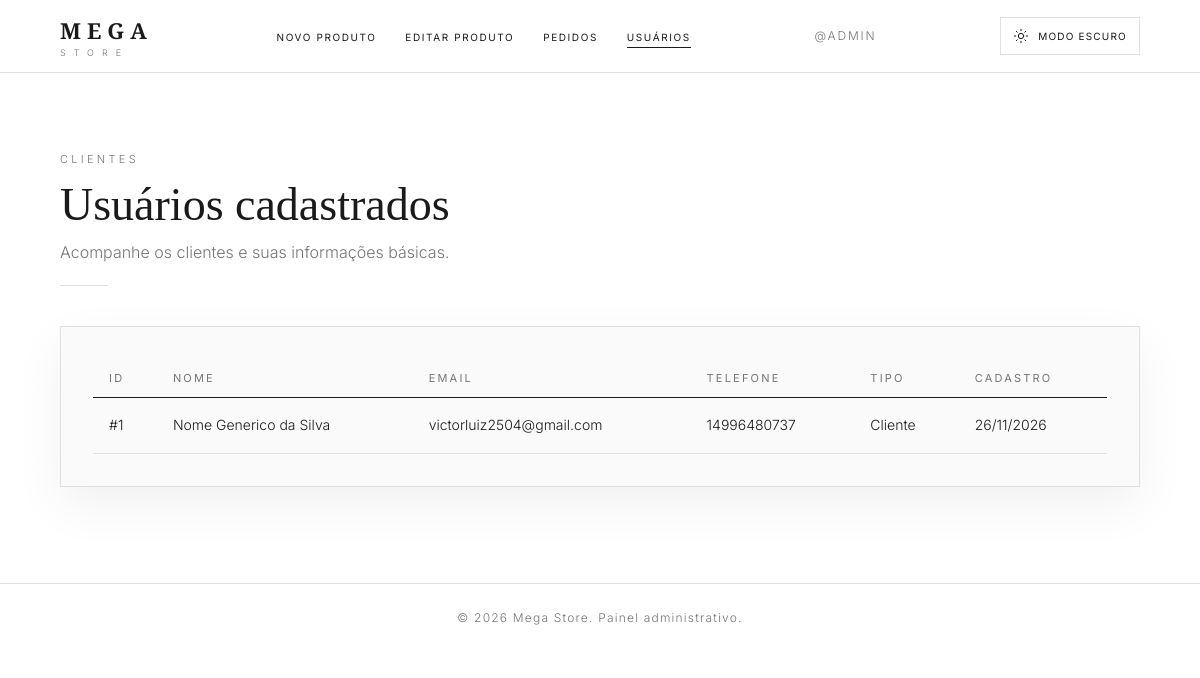
The app's page /admin/usuarios.php, older data.
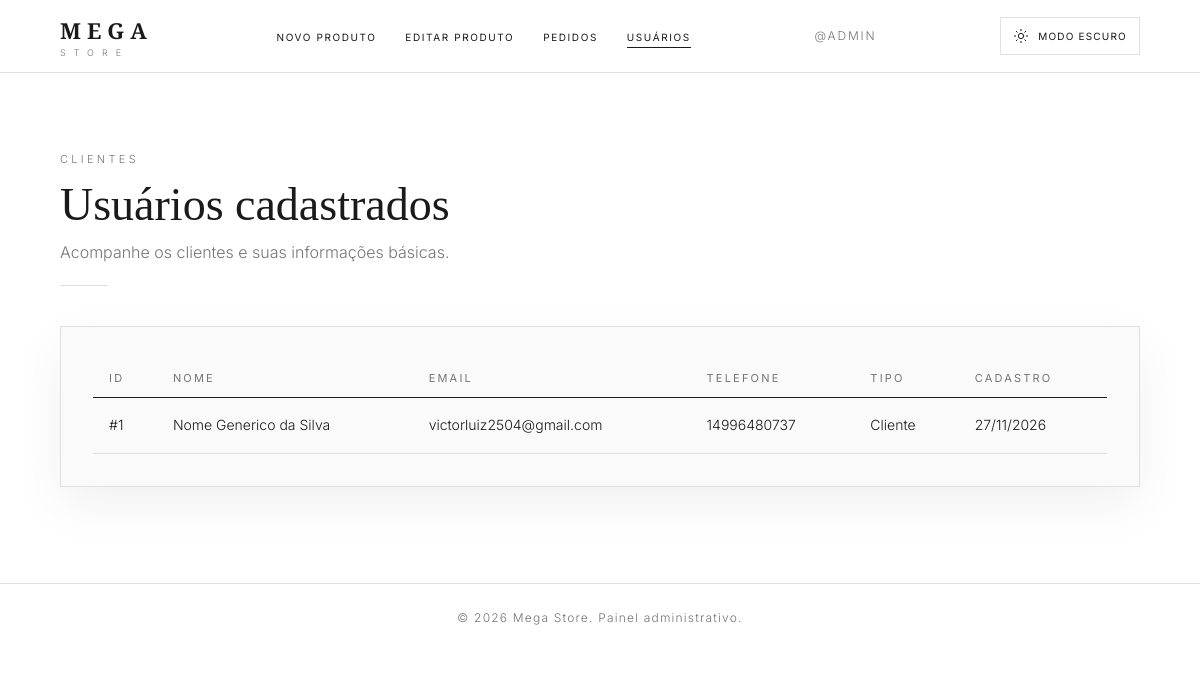
The same page, newer data.
### tables this page shows
CREATE TABLE `tb_usuario` (
  `id_usuario` int(11) NOT NULL,
  `nome_usuario` varchar(255) NOT NULL,
  `email` varchar(255) NOT NULL,
  `senha` varchar(255) NOT NULL,
  `cpf` varchar(14) DEFAULT NULL,
  `numero` varchar(11) DEFAULT NULL,
  `tipo` tinyint(1) NOT NULL,
  `data_cadastro` date NOT NULL,
  `modo_tela` tinyint(1) NOT NULL
);

### admin/usuarios.php (the view, shortened to what this page needs)
<?php
include "../geral/conexao.php";
$usuariosSql = mysqli_query($con, "SELECT id_usuario, nome_usuario, email, numero, tipo, data_cadastro FROM tb_usuario ORDER BY id_usuario DESC");
$usuarios = mysqli_fetch_all($usuariosSql, MYSQLI_ASSOC);
?>
<!DOCTYPE html>
<html lang="pt-BR">
<head>
    <link rel="stylesheet" href="admin.css">
</head>
<body>
    <header class="header">
        <div class="header__inner">
            <a href="../home/Tl_principal.html" class="logo"><b>MEGA</b><span>STORE</span></a>
            <ul class="nav">
                <li><a href="cadastro_produto.php">Novo Produto</a></li>
                <li><a href="editar_produto.php">Editar Produto</a></li>
                <li><a href="gerenciar_pedidos.php">Pedidos</a></li>
                <li><a href="usuarios.php" class="on">Usuários</a></li>
            </ul>
            <span class="user">@ADMIN</span>
            <button class="theme-toggle" type="button" data-theme-toggle aria-label="Ativar modo escuro" aria-pressed="false">
                <svg viewBox="0 0 24 24" aria-hidden="true"><circle cx="12" cy="12" r="4"></circle><path d="M12 2v2m0 16v2M4.93 4.93l1.42 1.42m11.3 11.3 1.42 1.42M2 12h2m16 0h2M4.93 19.07l1.42-1.42m11.3-11.3 1.42-1.42"></path></svg>
                <span data-theme-label>Modo escuro</span>
            </button>
        </div>
    </header>
    <main class="page">
        <span class="label">Clientes</span>
        <h1>Usuários cadastrados</h1>
        <p class="sub">Acompanhe os clientes e suas informações básicas.</p>
        <div class="divider"></div>
        <div class="card">
            <div class="tw">
                <table>
                    <thead>
                        <tr>
                            <th>ID</th>
                            <th>Nome</th>
                            <th>Email</th>
                            <th>Telefone</th>
                            <th>Tipo</th>
                            <th>Cadastro</th>
                        </tr>
                    </thead>
                    <tbody>
                        <?php foreach ($usuarios as $usuario): ?>
                            <tr>
                                <td>#<?= (int) $usuario['id_usuario'] ?></td>
                                <td><?= htmlspecialchars($usuario['nome_usuario']) ?></td>
                                <td><?= htmlspecialchars($usuario['email']) ?></td>
                                <td><?= htmlspecialchars($usuario['numero']) ?></td>
                                <td><?= $usuario['tipo'] == 1 ? 'Admin' : 'Cliente' ?></td>
                                <td><?= date('d/m/Y', strtotime($usuario['data_cadastro'])) ?></td>
                            </tr>
                        <?php endforeach; ?>
                    </tbody>
                </table>
            </div>
        </div>
    </main>
    <div class="foot">&copy; 2026 Mega Store. Painel administrativo.</div>
</body>
</html>

Row changes from the older to the newer data that the page shows:
changed tb_usuario "Nome Generico da Silva": data_cadastro "26/11/2026" → "27/11/2026"
